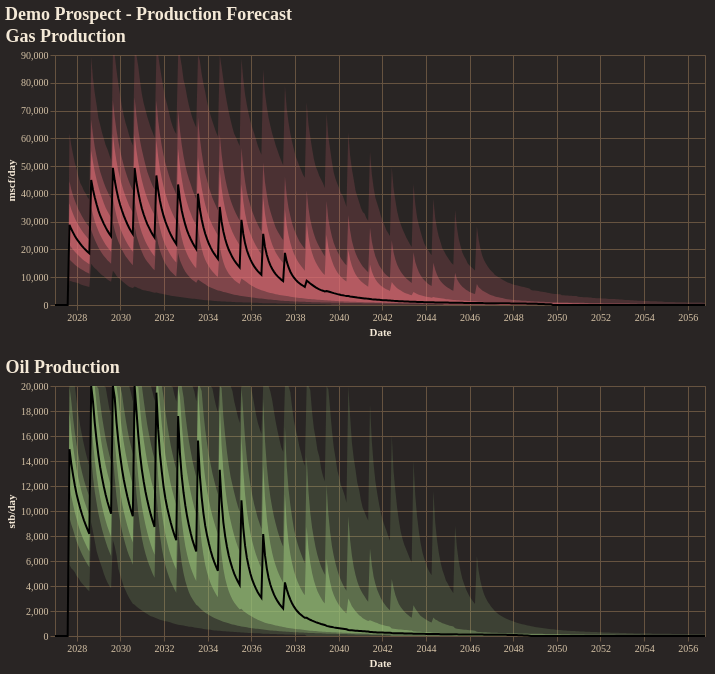

Here is the notebook cell this chart was saved with:
### Code cell
fig = reporter.plotter.combined_production_plot(
    figsize=(650, 250),
    backend=PLOTTING_BACKEND
)
fig.show()

### Figure 1 — Vega-Lite specification as saved in the notebook (floating-point values rounded to 4 significant figures; data arrays with more than 128 entries replaced by an {"elided": "..."} marker saying what was removed)
{"config": {"background": "#292524", "view": {"fill": "#292524", "stroke": "#665340"}, "title": {"color": "#f4e9d7", "font": "Merriweather", "fontSize": 18, "fontWeight": 600, "subtitleColor": "#d5c2a6", "anchor": "start"}, "axis": {"domainColor": "#665340", "gridColor": "#665340", "tickColor": "#665340", "labelColor": "#d5c2a6", "titleColor": "#f4e9d7", "labelFont": "Merriweather", "titleFont": "Merriweather"}, "legend": {"titleColor": "#f4e9d7", "labelColor": "#d5c2a6", "labelFont": "Merriweather", "titleFont": "Merriweather", "orient": "top-right", "symbolType": "circle"}, "header": {"labelColor": "#d5c2a6", "titleColor": "#f4e9d7", "labelFont": "Merriweather", "titleFont": "Merriweather"}, "mark": {"color": "#c78d3b"}, "line": {"color": "#c78d3b"}, "bar": {"color": "#c78d3b"}, "point": {"color": "#ddb06d"}, "area": {"color": "#c78d3b", "opacity": 0.35}, "text": {"color": "#f4e9d7", "font": "Merriweather"}, "range": {"category": ["#5DA5DA", "#F28E2B", "#59C36A", "#E15759", "#B07AA1", "#4ECDC4", "#FF9DA7", "#EDC948"]}}, "vconcat": [{"layer": [{"mark": {"type": "area", "color": "rgba(224, 108, 117, 1.0)", "opacity": 0.18}, "encoding": {"tooltip": [{"field": "date", "title": "Date", "type": "temporal"}, {"field": "p01", "format": ",.2f", "title": "P01", "type": "quantitative"}, {"field": "p10", "format": ",.2f", "title": "P10", "type": "quantitative"}, {"field": "p25", "format": ",.2f", "title": "P25", "type": "quantitative"}, {"field": "p50", "format": ",.2f", "title": "P50", "type": "quantitative"}, {"field": "p75", "format": ",.2f", "title": "P75", "type": "quantitative"}, {"field": "p90", "format": ",.2f", "title": "P90", "type": "quantitative"}, {"field": "p99", "format": ",.2f", "title": "P99", "type": "quantitative"}], "x": {"field": "date", "title": "Date", "type": "temporal"}, "y": {"field": "p01", "title": "mscf/day", "type": "quantitative"}, "y2": {"field": "p99"}}}, {"mark": {"type": "area", "color": "rgba(224, 108, 117, 1.0)", "opacity": 0.35}, "encoding": {"tooltip": [{"field": "date", "title": "Date", "type": "temporal"}, {"field": "p01", "format": ",.2f", "title": "P01", "type": "quantitative"}, {"field": "p10", "format": ",.2f", "title": "P10", "type": "quantitative"}, {"field": "p25", "format": ",.2f", "title": "P25", "type": "quantitative"}, {"field": "p50", "format": ",.2f", "title": "P50", "type": "quantitative"}, {"field": "p75", "format": ",.2f", "title": "P75", "type": "quantitative"}, {"field": "p90", "format": ",.2f", "title": "P90", "type": "quantitative"}, {"field": "p99", "format": ",.2f", "title": "P99", "type": "quantitative"}], "x": {"field": "date", "title": "Date", "type": "temporal"}, "y": {"field": "p10", "title": "mscf/day", "type": "quantitative"}, "y2": {"field": "p90"}}}, {"mark": {"type": "area", "color": "rgba(224, 108, 117, 1.0)", "opacity": 0.55}, "encoding": {"tooltip": [{"field": "date", "title": "Date", "type": "temporal"}, {"field": "p01", "format": ",.2f", "title": "P01", "type": "quantitative"}, {"field": "p10", "format": ",.2f", "title": "P10", "type": "quantitative"}, {"field": "p25", "format": ",.2f", "title": "P25", "type": "quantitative"}, {"field": "p50", "format": ",.2f", "title": "P50", "type": "quantitative"}, {"field": "p75", "format": ",.2f", "title": "P75", "type": "quantitative"}, {"field": "p90", "format": ",.2f", "title": "P90", "type": "quantitative"}, {"field": "p99", "format": ",.2f", "title": "P99", "type": "quantitative"}], "x": {"field": "date", "title": "Date", "type": "temporal"}, "y": {"field": "p25", "title": "mscf/day", "type": "quantitative"}, "y2": {"field": "p75"}}}, {"mark": {"type": "line", "color": "black", "strokeWidth": 2}, "encoding": {"tooltip": [{"field": "date", "title": "Date", "type": "temporal"}, {"field": "p01", "format": ",.2f", "title": "P01", "type": "quantitative"}, {"field": "p10", "format": ",.2f", "title": "P10", "type": "quantitative"}, {"field": "p25", "format": ",.2f", "title": "P25", "type": "quantitative"}, {"field": "p50", "format": ",.2f", "title": "P50", "type": "quantitative"}, {"field": "p75", "format": ",.2f", "title": "P75", "type": "quantitative"}, {"field": "p90", "format": ",.2f", "title": "P90", "type": "quantitative"}, {"field": "p99", "format": ",.2f", "title": "P99", "type": "quantitative"}], "x": {"field": "date", "title": "Date", "type": "temporal"}, "y": {"field": "p50", "title": "mscf/day", "type": "quantitative"}}}], "data": {"name": "data-d19b68d41c9b115ebb1d92bee61f5cf2"}, "height": 250, "title": "Gas Production", "width": 650}, {"layer": [{"mark": {"type": "area", "color": "rgba(152, 195, 121, 1.0)", "opacity": 0.18}, "encoding": {"tooltip": [{"field": "date", "title": "Date", "type": "temporal"}, {"field": "p01", "format": ",.2f", "title": "P01", "type": "quantitative"}, {"field": "p10", "format": ",.2f", "title": "P10", "type": "quantitative"}, {"field": "p25", "format": ",.2f", "title": "P25", "type": "quantitative"}, {"field": "p50", "format": ",.2f", "title": "P50", "type": "quantitative"}, {"field": "p75", "format": ",.2f", "title": "P75", "type": "quantitative"}, {"field": "p90", "format": ",.2f", "title": "P90", "type": "quantitative"}, {"field": "p99", "format": ",.2f", "title": "P99", "type": "quantitative"}], "x": {"field": "date", "title": "Date", "type": "temporal"}, "y": {"field": "p01", "title": "stb/day", "type": "quantitative"}, "y2": {"field": "p99"}}}, {"mark": {"type": "area", "color": "rgba(152, 195, 121, 1.0)", "opacity": 0.35}, "encoding": {"tooltip": [{"field": "date", "title": "Date", "type": "temporal"}, {"field": "p01", "format": ",.2f", "title": "P01", "type": "quantitative"}, {"field": "p10", "format": ",.2f", "title": "P10", "type": "quantitative"}, {"field": "p25", "format": ",.2f", "title": "P25", "type": "quantitative"}, {"field": "p50", "format": ",.2f", "title": "P50", "type": "quantitative"}, {"field": "p75", "format": ",.2f", "title": "P75", "type": "quantitative"}, {"field": "p90", "format": ",.2f", "title": "P90", "type": "quantitative"}, {"field": "p99", "format": ",.2f", "title": "P99", "type": "quantitative"}], "x": {"field": "date", "title": "Date", "type": "temporal"}, "y": {"field": "p10", "title": "stb/day", "type": "quantitative"}, "y2": {"field": "p90"}}}, {"mark": {"type": "area", "color": "rgba(152, 195, 121, 1.0)", "opacity": 0.55}, "encoding": {"tooltip": [{"field": "date", "title": "Date", "type": "temporal"}, {"field": "p01", "format": ",.2f", "title": "P01", "type": "quantitative"}, {"field": "p10", "format": ",.2f", "title": "P10", "type": "quantitative"}, {"field": "p25", "format": ",.2f", "title": "P25", "type": "quantitative"}, {"field": "p50", "format": ",.2f", "title": "P50", "type": "quantitative"}, {"field": "p75", "format": ",.2f", "title": "P75", "type": "quantitative"}, {"field": "p90", "format": ",.2f", "title": "P90", "type": "quantitative"}, {"field": "p99", "format": ",.2f", "title": "P99", "type": "quantitative"}], "x": {"field": "date", "title": "Date", "type": "temporal"}, "y": {"field": "p25", "title": "stb/day", "type": "quantitative"}, "y2": {"field": "p75"}}}, {"mark": {"type": "line", "color": "black", "strokeWidth": 2}, "encoding": {"tooltip": [{"field": "date", "title": "Date", "type": "temporal"}, {"field": "p01", "format": ",.2f", "title": "P01", "type": "quantitative"}, {"field": "p10", "format": ",.2f", "title": "P10", "type": "quantitative"}, {"field": "p25", "format": ",.2f", "title": "P25", "type": "quantitative"}, {"field": "p50", "format": ",.2f", "title": "P50", "type": "quantitative"}, {"field": "p75", "format": ",.2f", "title": "P75", "type": "quantitative"}, {"field": "p90", "format": ",.2f", "title": "P90", "type": "quantitative"}, {"field": "p99", "format": ",.2f", "title": "P99", "type": "quantitative"}], "x": {"field": "date", "title": "Date", "type": "temporal"}, "y": {"field": "p50", "title": "stb/day", "type": "quantitative"}}}], "data": {"name": "data-a6474fb2a880963563458471ab5c1a50"}, "height": 250, "title": "Oil Production", "width": 650}], "title": "Demo Prospect - Production Forecast", "$schema": "https://vega.github.io/schema/vega-lite/v5.20.1.json", "datasets": {"data-d19b68d41c9b115ebb1d92bee61f5cf2": {"elided": "360 records"}, "data-a6474fb2a880963563458471ab5c1a50": {"elided": "360 records"}}}
